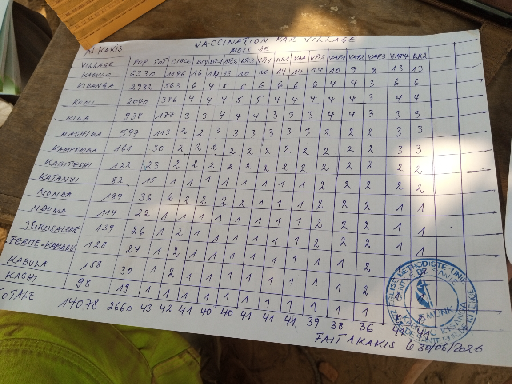
#> input picture data/images_selection/G932UjO6yne_2026-07-18_b0weF1a6OFO.png, 512 x 384 px
$ python table_crop.py ../data/images_selection/G932UjO6yne_2026-07-18_b0weF1a6OFO.png
#> lines starting #> are read from the running program, lines starting #| are printed output that depends on the picture; after the words box and inside, x2 and y2 are one past the last pixel; in counts of white or black regions, pixels touching at a corner belong together
"""Find the table in a form photo and crop it out, flattened to a rectangle.

Run from the project root, ideally on photos already turned upright by orientation.py:
    python preprocessing/table_crop.py results/debug_orientation/*_upright.png

Steps:
1. Lines: keep only the long horizontal and vertical strokes of the image (ruled lines).
2. Table: among the connected groups of lines, keep the one where the most lines cross.
   A table grid has many crossings; the page edge or a single box has only a few.
3. Crop: fit 4 corners around that group and warp them to a rectangle, which also fixes
   perspective (a table photographed at an angle looks like a trapezoid). If the corners are
   tilted more than MAX_CORNER_TILT, they are not trusted and the straight bounding box is used.

For each photo it saves the crop and the original with the table outline drawn on it to
results/debug_table/, so the result can be checked by eye.
"""

import sys
from pathlib import Path

import cv2
import numpy as np

MAX_CORNER_TILT = 10  # degrees; a table outline tilted more than this (after deskew) is not trusted


def line_masks(gray: np.ndarray, bridge: int = 0) -> tuple[np.ndarray, np.ndarray]:
    """Find the long horizontal and vertical lines of an image.

    Args:
        gray: Grayscale image, roughly upright.
        bridge: Gaps up to this many pixels along a line are closed before the long-stroke test, so broken or
            faint lines are kept. 0 closes nothing.

    Returns:
        Two binary masks (255 = line): horizontal lines and vertical lines.
    """
    h, w = gray.shape
    # Ink becomes white on black. The neighbourhood size follows the image size.
    block = max(15, min(h, w) // 50) | 1
    binary = cv2.adaptiveThreshold(gray, 255, cv2.ADAPTIVE_THRESH_MEAN_C, cv2.THRESH_BINARY_INV, block, 10)
    binary_h, binary_v = binary, binary
    if bridge:
        binary_h = cv2.morphologyEx(binary, cv2.MORPH_CLOSE, cv2.getStructuringElement(cv2.MORPH_RECT, (bridge, 1)))
        binary_v = cv2.morphologyEx(binary, cv2.MORPH_CLOSE, cv2.getStructuringElement(cv2.MORPH_RECT, (1, bridge)))

    # Opening with a long, thin kernel keeps only strokes at least that long (lines, not text).
    # At least 1 pixel, so a tiny crop doesn't crash.
    long_h = cv2.getStructuringElement(cv2.MORPH_RECT, (max(w // 30, 1), 1))
    long_v = cv2.getStructuringElement(cv2.MORPH_RECT, (1, max(h // 30, 1)))
    return cv2.morphologyEx(binary_h, cv2.MORPH_OPEN, long_h), cv2.morphologyEx(binary_v, cv2.MORPH_OPEN, long_v)


def find_table(gray: np.ndarray, bridge: int = 0, join: int = 5, merge: float = 0.0) -> tuple[np.ndarray, int] | None:
    """Find the 4 corners of the table: the group of lines with the most crossings.

    Args:
        gray: Grayscale image, roughly upright.
        bridge: Gaps along a line closed before finding lines (see line_masks()).
        join: Size in pixels of the thickening that joins lines that almost touch. Larger joins the pieces of a
            table whose lines are broken.
        merge: Also keep every other group with at least this share of the best group's crossings (0.2 = 20%),
            for a table that is still in pieces. 0 keeps only the best group.

    Returns:
        The corners as a (4, 2) array (top-left, top-right, bottom-right, bottom-left) and the
        number of line crossings in the table, or None if no lines cross.
    """
    horizontal, vertical = line_masks(gray, bridge)

    # Thicken a little so lines that almost touch join, and their crossings overlap.
    kernel = np.ones((join, join), np.uint8)
    horizontal, vertical = cv2.dilate(horizontal, kernel), cv2.dilate(vertical, kernel)
    grid = horizontal | vertical
    crossings = horizontal & vertical

    # Group connected lines, then count the crossing pixels inside each group.
    n_groups, labels = cv2.connectedComponents(grid)
    crossing_pixels = np.bincount(labels[crossings > 0], minlength=n_groups)
    crossing_pixels[0] = 0  # label 0 is the background
    best = int(crossing_pixels.argmax())
    if crossing_pixels[best] == 0:
        return None
    keep = [best]
    if merge:
        keep = np.flatnonzero(crossing_pixels >= merge * crossing_pixels[best])
    table_mask = np.where(np.isin(labels, keep), 255, 0).astype(np.uint8)
    n_crossings = cv2.connectedComponents(crossings & table_mask)[0] - 1

    # Outline of the group(s), simplified to 4 corners.
    contours, _ = cv2.findContours(table_mask, cv2.RETR_EXTERNAL, cv2.CHAIN_APPROX_SIMPLE)
    hull = cv2.convexHull(np.vstack(contours))
    approx = cv2.approxPolyDP(hull, 0.02 * cv2.arcLength(hull, closed=True), closed=True).reshape(-1, 2)
    corners = order_corners(approx.astype(np.float32)) if len(approx) == 4 else None

    # The image is roughly straight already, so a tilted outline means the corners are wrong (e.g. broken lines
    # plus text). Warping to it would rotate the table, so use the straight bounding box instead.
    if corners is None or edge_tilt(corners) > MAX_CORNER_TILT:
        x, y, w, h = cv2.boundingRect(hull)
        corners = np.array([[x, y], [x + w, y], [x + w, y + h], [x, y + h]], np.float32)
    return corners, n_crossings


# [26 lines left out: functions edge_tilt, order_corners, not called in this run]


def warp_to_rectangle(image: np.ndarray, corners: np.ndarray, margin: int = 10) -> np.ndarray:
    """Cut out the area inside 4 corners and flatten it to a rectangle.

    Args:
        image: Image to crop.
        corners: (4, 2) array: top-left, top-right, bottom-right, bottom-left.
        margin: Pixels kept around the table so its border lines are not cut.

    Returns:
        The flattened crop.
    """
    tl, tr, br, bl = corners
    width = int(max(np.linalg.norm(tr - tl), np.linalg.norm(br - bl)))
    height = int(max(np.linalg.norm(bl - tl), np.linalg.norm(br - tr)))

    target = np.array([[0, 0], [width, 0], [width, height], [0, height]], np.float32) + margin
    matrix = cv2.getPerspectiveTransform(corners, target)
    size = (width + 2 * margin, height + 2 * margin)
    return cv2.warpPerspective(image, matrix, size, flags=cv2.INTER_CUBIC, borderValue=(255, 255, 255))


if __name__ == "__main__":
    out_dir = Path("results/debug_table")
    out_dir.mkdir(parents=True, exist_ok=True)

    print(f"{'photo':<55}{'table area':>11}{'crossings':>11}{'crop size':>12}")
    # One or more photos, e.g. results/debug_orientation/*_upright.png
    for photo_path in map(Path, sys.argv[1:]):
        image = cv2.imread(str(photo_path))
#> image is the input picture: shape (384, 512, 3); mean B, G, R 127.6, 137.8, 143.5
        if image is None:
            print(f"{photo_path.name:<55}could not read")
            continue

        found = find_table(cv2.cvtColor(image, cv2.COLOR_BGR2GRAY))
#> in line_masks, `binary = cv2.adaptiveThreshold(gray, 255, cv2.ADAPTIVE_THRESH_MEAN_C, ..`:
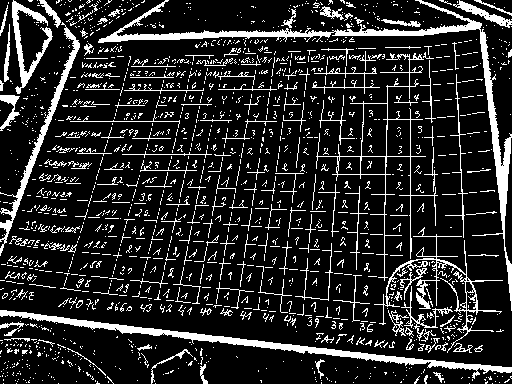
#> binary: shape (384, 512); 15.6% white; 1681 white regions (1490 under 20 px), largest, box (x1, y1, x2, y2) and area: (98, 0, 512, 311) 4508, (0, 310, 512, 379) 3168, (0, 22, 80, 256) 1415
#> in line_masks, `binary = cv2.adaptiveThreshold(gray, 255, cv2.ADAPTIVE_THRESH_MEAN_C, ..`:
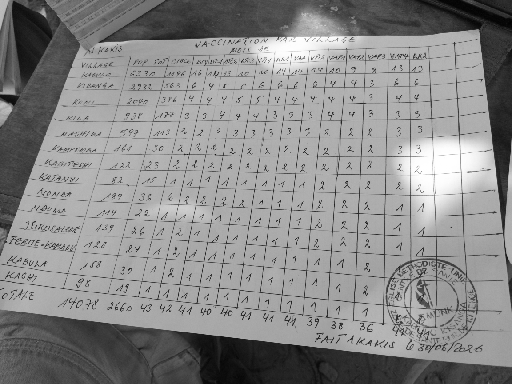
#> gray: shape (384, 512); min 2, max 255, mean 138.4
#> in find_table, `grid = horizontal | vertical`:
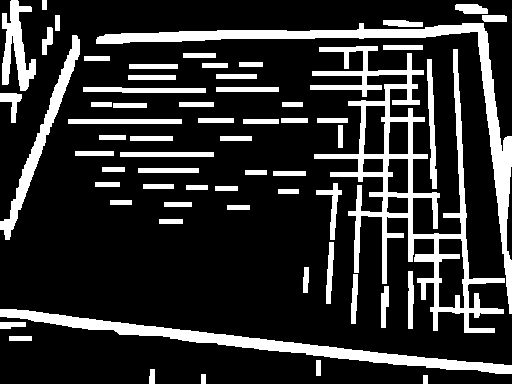
#> grid: shape (384, 512); 18.8% white; 63 white regions, largest, box (x1, y1, x2, y2) and area: (310, 46, 505, 333) 10168, (96, 23, 512, 314) 6515, (0, 309, 512, 374) 5188
#> in find_table, `n_groups, labels = cv2.connectedComponents(grid)`:
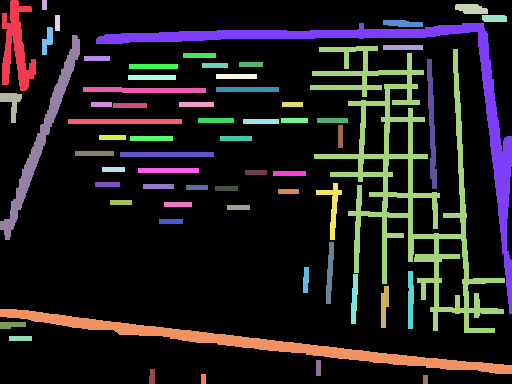
#> labels: shape (384, 512) int32; 64 distinct labels, from 0 to 63; one colour per label, 0 black
#> in find_table, `n_groups, labels = cv2.connectedComponents(grid)`: n_groups = 64
#> in find_table, `crossing_pixels = np.bincount(labels[crossings > 0], minlength=n_groups)`: crossing_pixels = 64 values, max 864 at index 11, min 0 at index 0, mean 17.5
#> in find_table, `best = int(crossing_pixels.argmax())`: best = 11
#> in find_table, `keep = [best]`: keep = [11]
#> in find_table, `table_mask = np.where(np.isin(labels, keep), 255, 0).astype(np.uint8)`:
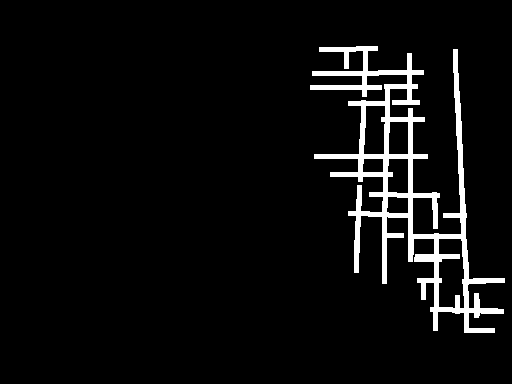
#> table_mask: shape (384, 512); 5.2% white; 1 white region
#> in find_table, `n_crossings = cv2.connectedComponents(crossings & table_mask)[0] - 1`: n_crossings = 36
#> in find_table, `contours, _ = cv2.findContours(table_mask, cv2.RETR_EXTERNAL, cv2.CHAI..`: contours = 1 contour; box (x1, y1, x2, y2) and area: (310, 46, 505, 333) 12790
#> in find_table, `hull = cv2.convexHull(np.vstack(contours))`: hull = contour of 15 points, box (x1, y1, x2, y2) (310, 46, 505, 333), area 41554
#> in find_table, `approx = cv2.approxPolyDP(hull, 0.02 * cv2.arcLength(hull, closed=True..`: approx = [[319, 47], [457, 49], [504, 278], [494, 332], [433, 330], [354, 272], [314, 158]]
#> in find_table, `x, y, w, h = cv2.boundingRect(hull)`: x = 310; y = 46; w = 195; h = 287
#> in find_table, `corners = np.array([[x, y], [x + w, y], [x + w, y + h], [x, y + h]], n..`: corners = [[310, 46], [505, 46], [505, 333], [310, 333]]
#> found = ([[310, 46], [505, 46], [505, 333], [310, 333]], 36)
        if found is None:
            print(f"{photo_path.name:<55}no table found")
            continue
        corners, n_crossings = found
#> corners = [[310, 46], [505, 46], [505, 333], [310, 333]]; n_crossings = 36

        crop = warp_to_rectangle(image, corners)
#> in warp_to_rectangle, `tl, tr, br, bl = corners`: tl = [310, 46]; tr = [505, 46]; br = [505, 333]; bl = [310, 333]
#> in warp_to_rectangle, `width = int(max(np.linalg.norm(tr - tl), np.linalg.norm(br - bl)))`: width = 195
#> in warp_to_rectangle, `height = int(max(np.linalg.norm(bl - tl), np.linalg.norm(br - tr)))`: height = 287
#> in warp_to_rectangle, `target = np.array([[0, 0], [width, 0], [width, height], [0, height]], ..`: target = [[10, 10], [205, 10], [205, 297], [10, 297]]
#> in warp_to_rectangle, `matrix = cv2.getPerspectiveTransform(corners, target)`: matrix = [[1, -3.69e-17, -300], [6.43e-18, 1, -36], [6.67e-19, -2.54e-19, 1]]
#> in warp_to_rectangle, `size = (width + 2 * margin, height + 2 * margin)`: size = (215, 307)
#> in warp_to_rectangle, `return cv2.warpPerspective(image, matrix, size, flags=cv2.INTER_CUBIC,..`:
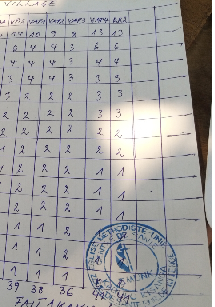
#> returned value: shape (307, 215, 3); mean of channels 0, 1, 2 160.9, 162.2, 163.5; drawn as B, G, R
        outline = cv2.polylines(image.copy(), [corners.astype(np.int32)], isClosed=True, color=(0, 0, 255), thickness=4)
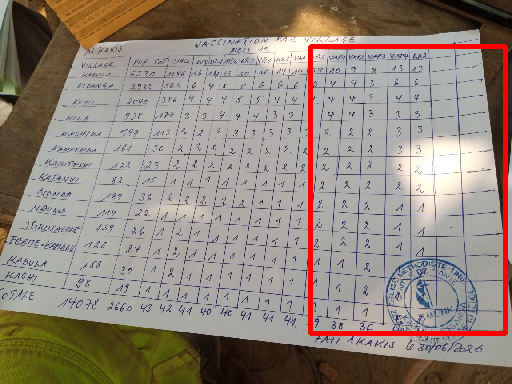
#> outline: shape (384, 512, 3); mean B, G, R 124.2, 134.4, 146.2
        cv2.imwrite(str(out_dir / f"{photo_path.stem}_table.png"), crop)
        cv2.imwrite(str(out_dir / f"{photo_path.stem}_outline.png"), outline)

        area = cv2.contourArea(corners) / (image.shape[0] * image.shape[1])
#> area = 0.285
        crop_size = f"{crop.shape[1]}x{crop.shape[0]}"
        print(f"{photo_path.name:<55}{area:>10.0%}{n_crossings:>11}{crop_size:>12}")
#| G932UjO6yne_2026-07-18_b0weF1a6OFO.png                        28%         36     215x307

    print(f"Saved results to {out_dir}/")

$ run again, on data/images_selection/GB2wYkCK6WB_2026-07-25_IABIrepfCeV.png
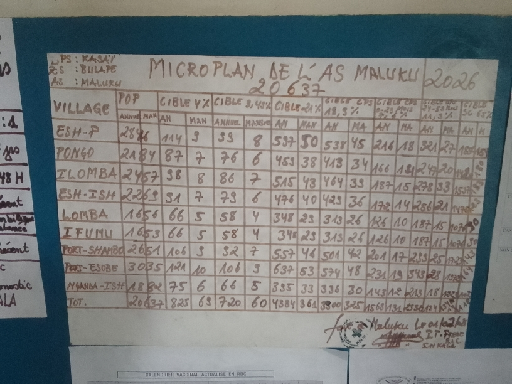
#> input picture data/images_selection/GB2wYkCK6WB_2026-07-25_IABIrepfCeV.png, 512 x 384 px
#> image is the input picture: shape (384, 512, 3); mean B, G, R 126.2, 127.6, 125.6
#> binary: shape (384, 512); 24.8% white; 583 white regions (285 under 20 px), largest, box (x1, y1, x2, y2) and area: (42, 46, 512, 384) 28323, (0, 14, 512, 325) 5395, (319, 330, 424, 384) 594
#> grid: shape (384, 512); 35.3% white; 31 white regions, largest, box (x1, y1, x2, y2) and area: (41, 45, 512, 384) 55395, (0, 12, 512, 326) 9627, (115, 369, 229, 374) 570
#> crossings: shape (384, 512); 3.5% white; 213 white regions (14 under 20 px), largest, box (x1, y1, x2, y2) and area: (464, 341, 473, 350) 81, (31, 210, 41, 222) 69, (22, 130, 33, 136) 64
#> in find_table, `n_groups, labels = cv2.connectedComponents(grid)`:
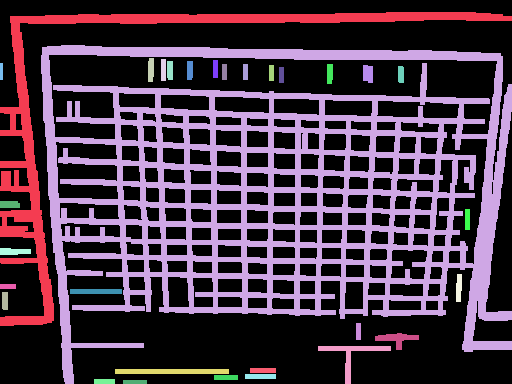
#> labels: shape (384, 512) int32; 32 distinct labels, from 0 to 31; one colour per label, 0 black
#> n_groups = 32
#> crossing_pixels = 32 values, max 6275 at index 2, min 0 at index 0, mean 214.1
#> best = 2
#> keep = [2]
#> table_mask: shape (384, 512); 28.2% white; 1 white region
#> in find_table, `n_crossings = cv2.connectedComponents(crossings & table_mask)[0] - 1`: n_crossings = 198
#> contours = 1 contour; box (x1, y1, x2, y2) and area: (41, 45, 512, 384) 114582
#> hull = contour of 20 points, box (x1, y1, x2, y2) (41, 45, 512, 384), area 146709
#> approx = [[42, 47], [500, 53], [511, 349], [65, 383]]
#> total = [89, 553, 860, 448]
#> diff = [5, -447, -162, 318]
#> in find_table, `corners = order_corners(approx.astype(np.float32)) if len(approx) == 4..`: corners = [[42, 47], [500, 53], [511, 349], [65, 383]]
#> edges = [[458, 6], [11, 296], [-446, 34], [-23, -336]]
#> angles = [0.751, 87.87, 175.6, -93.92]
#> found = ([[42, 47], [500, 53], [511, 349], [65, 383]], 198)
#> `corners, n_crossings = found`: corners = [[42, 47], [500, 53], [511, 349], [65, 383]]; n_crossings = 198
#> tl = [42, 47]; tr = [500, 53]; br = [511, 349]; bl = [65, 383]
#> width = 458
#> height = 336
#> target = [[10, 10], [468, 10], [468, 346], [10, 346]]
#> matrix = [[0.865, -0.0599, -23.66], [-0.0152, 0.964, -34.82], [-0.00026, -4.96e-05, 1]]
#> size = (478, 356)
#> `outline = cv2.polylines(image.copy(), [corners.astype(np.int32)], isCl..`:
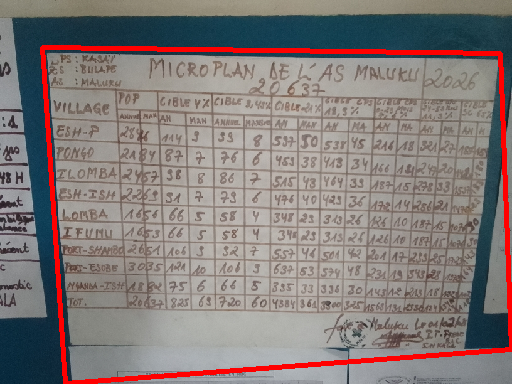
#> outline: shape (384, 512, 3); mean B, G, R 122.2, 124, 132.8
#> area = 0.728
#| GB2wYkCK6WB_2026-07-25_IABIrepfCeV.png                        73%        198     478x356

$ run again, on data/images_selection/GhDQvinSZTM_2026-07-22_lGBD0DqUKiW.png
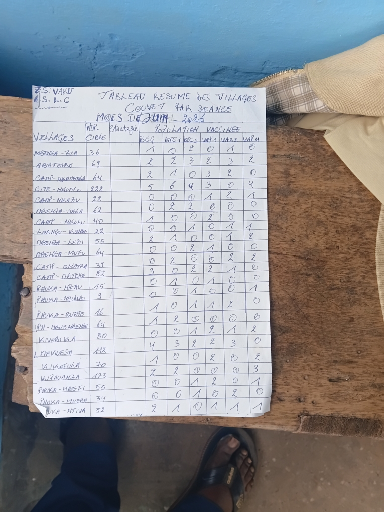
#> input picture data/images_selection/GhDQvinSZTM_2026-07-22_lGBD0DqUKiW.png, 384 x 512 px
#> image is the input picture: shape (512, 384, 3); mean B, G, R 151.7, 148.1, 147.1
#> binary: shape (512, 384); 16% white; 2369 white regions (2214 under 20 px), largest, box (x1, y1, x2, y2) and area: (0, 85, 384, 491) 6887, (0, 30, 384, 100) 2372, (9, 105, 142, 260) 1474
#> grid: shape (512, 384); 24.2% white; 47 white regions, largest, box (x1, y1, x2, y2) and area: (0, 78, 384, 450) 40904, (303, 42, 365, 63) 567, (365, 223, 381, 289) 511
#> crossings: shape (512, 384); 2.3% white; 200 white regions (53 under 20 px), largest, box (x1, y1, x2, y2) and area: (265, 196, 274, 205) 77, (265, 112, 273, 120) 64, (27, 90, 34, 99) 63
#> in find_table, `n_groups, labels = cv2.connectedComponents(grid)`:
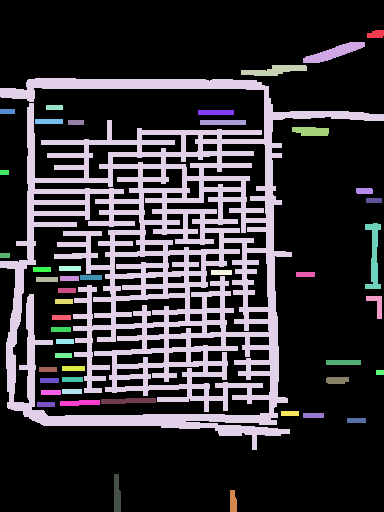
#> labels: shape (512, 384) int32; 48 distinct labels, from 0 to 47; one colour per label, 0 black
#> n_groups = 48
#> crossing_pixels = 48 values, max 4373 at index 4, min 0 at index 0, mean 92.31
#> best = 4
#> keep = [4]
#> table_mask: shape (512, 384); 20.8% white; 1 white region
#> in find_table, `n_crossings = cv2.connectedComponents(crossings & table_mask)[0] - 1`: n_crossings = 197
#> contours = 1 contour; box (x1, y1, x2, y2) and area: (0, 78, 384, 450) 77424
#> hull = contour of 16 points, box (x1, y1, x2, y2) (0, 78, 384, 450), area 118464
#> approx = [[0, 88], [383, 114], [289, 433], [7, 407]]
#> total = [88, 497, 722, 414]
#> diff = [88, -269, 144, 400]
#> in find_table, `corners = order_corners(approx.astype(np.float32)) if len(approx) == 4..`: corners = [[0, 88], [383, 114], [289, 433], [7, 407]]
#> edges = [[383, 26], [-94, 319], [-282, -26], [-7, -319]]
#> angles = [3.88, 106.4, -174.7, -91.26]
#> in find_table, `x, y, w, h = cv2.boundingRect(hull)`: x = 0; y = 78; w = 384; h = 372
#> in find_table, `corners = np.array([[x, y], [x + w, y], [x + w, y + h], [x, y + h]], n..`: corners = [[0, 78], [384, 78], [384, 450], [0, 450]]
#> found = ([[0, 78], [384, 78], [384, 450], [0, 450]], 197)
#> `corners, n_crossings = found`: corners = [[0, 78], [384, 78], [384, 450], [0, 450]]; n_crossings = 197
#> tl = [0, 78]; tr = [384, 78]; br = [384, 450]; bl = [0, 450]
#> width = 384
#> height = 372
#> target = [[10, 10], [394, 10], [394, 382], [10, 382]]
#> matrix = [[1, 3.95e-18, 10], [1.99e-18, 1, -68], [1.99e-19, 0, 1]]
#> size = (404, 392)
#> `outline = cv2.polylines(image.copy(), [corners.astype(np.int32)], isCl..`:
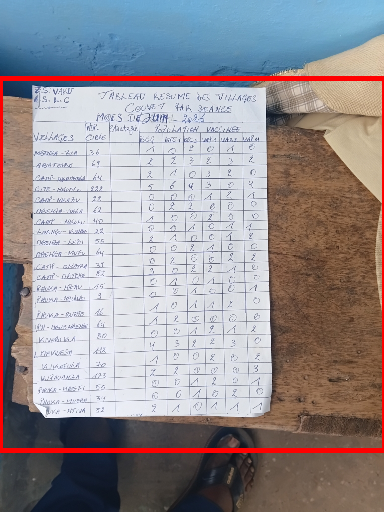
#> outline: shape (512, 384, 3); mean B, G, R 148.8, 145.3, 151.7
#> area = 0.727
#| GhDQvinSZTM_2026-07-22_lGBD0DqUKiW.png                        73%        197     404x392

$ run again, on data/images_selection/H4QLq1vgikA_2026-07-27_i3cI91lpRtW.png
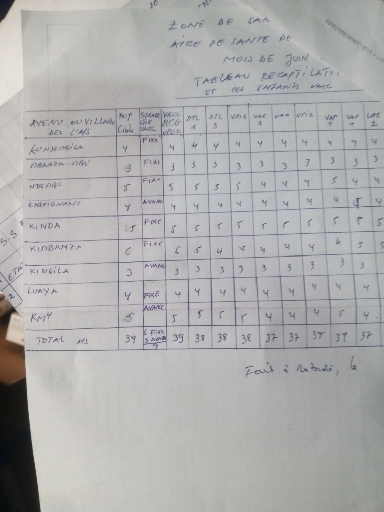
#> input picture data/images_selection/H4QLq1vgikA_2026-07-27_i3cI91lpRtW.png, 384 x 512 px
#> image is the input picture: shape (512, 384, 3); mean B, G, R 174.4, 174.3, 174.5
#> binary: shape (512, 384); 8.7% white in thin lines or dots
#> grid: shape (512, 384); 19% white; 8 white regions, largest, box (x1, y1, x2, y2) and area: (0, 99, 384, 512) 35332, (174, 88, 367, 101) 1031, (24, 304, 90, 310) 332
#> crossings: shape (512, 384); 2% white; 136 white regions (5 under 20 px), largest, box (x1, y1, x2, y2) and area: (18, 343, 27, 353) 86, (0, 316, 12, 323) 84, (18, 381, 29, 388) 74
#> labels: shape (512, 384) int32; 9 distinct labels, from 0 to 8
#> n_groups = 9
#> crossing_pixels = [0, 50, 0, 0, 0, 0, 3879, 0, 0]
#> best = 6
#> keep = [6]
#> table_mask: shape (512, 384); 18% white; 1 white region
#> in find_table, `n_crossings = cv2.connectedComponents(crossings & table_mask)[0] - 1`: n_crossings = 135
#> contours = 1 contour; box (x1, y1, x2, y2) and area: (0, 99, 384, 512) 65814
#> hull = contour of 11 points, box (x1, y1, x2, y2) (0, 99, 384, 512), area 123022
#> approx = [[383, 99], [383, 348], [32, 511], [0, 342], [25, 109]]
#> in find_table, `x, y, w, h = cv2.boundingRect(hull)`: x = 0; y = 99; w = 384; h = 413
#> in find_table, `corners = np.array([[x, y], [x + w, y], [x + w, y + h], [x, y + h]], n..`: corners = [[0, 99], [384, 99], [384, 512], [0, 512]]
#> found = ([[0, 99], [384, 99], [384, 512], [0, 512]], 135)
#> `corners, n_crossings = found`: corners = [[0, 99], [384, 99], [384, 512], [0, 512]]; n_crossings = 135
#> tl = [0, 99]; tr = [384, 99]; br = [384, 512]; bl = [0, 512]
#> width = 384
#> height = 413
#> target = [[10, 10], [394, 10], [394, 423], [10, 423]]
#> matrix = [[1, 0, 10], [0, 1, -89], [0, 0, 1]]
#> size = (404, 433)
#> `outline = cv2.polylines(image.copy(), [corners.astype(np.int32)], isCl..`:
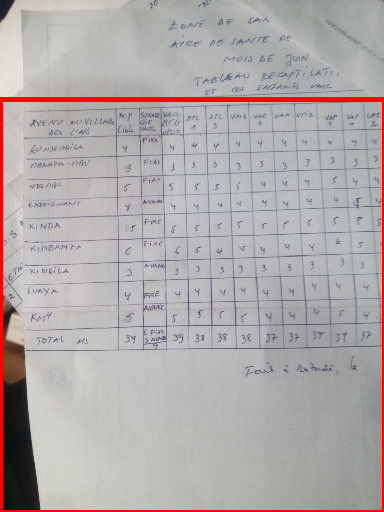
#> outline: shape (512, 384, 3); mean B, G, R 170.7, 170.6, 176.9
#> area = 0.807
#| H4QLq1vgikA_2026-07-27_i3cI91lpRtW.png                        81%        135     404x433
